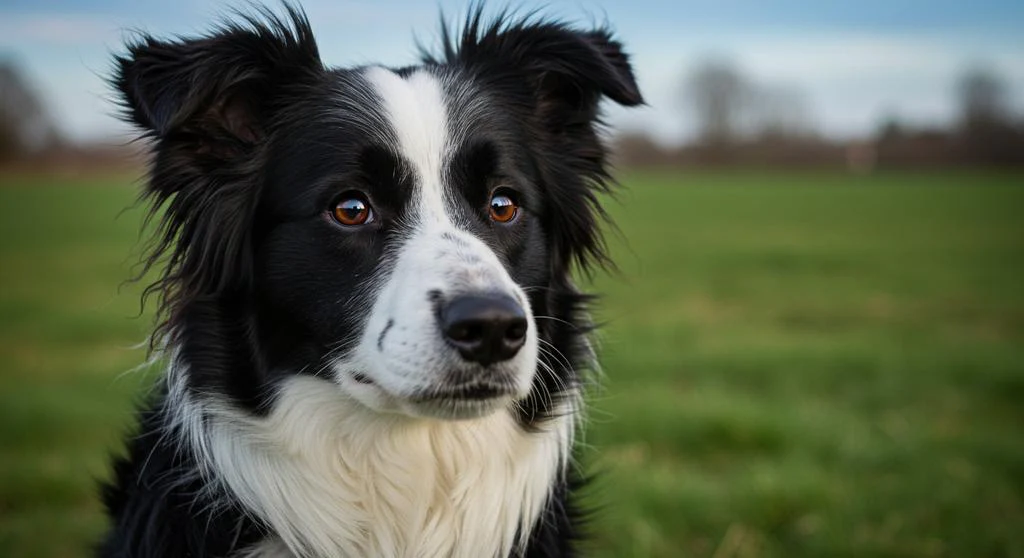
#> input picture border_collie.png, 1024 x 558 px, given in place of kuky_original.png, which was not available
$ python Intro_Pillow.py
#> lines starting #> are read from the running program, lines starting #| are printed output that depends on the picture; after the words box and inside, x2 and y2 are one past the last pixel; in counts of white or black regions, pixels touching at a corner belong together; pictures that were not available may be replaced by others from this repository, and a replacement may not be noted
import sys
import os
from PIL import Image, ImageDraw, ImageFont, ImageFilter

# podemos importar imágenes o crearlas con la librería

img1 = Image.new("RGB", (100,100), color="blue")
print("Objeto de tipo:", type(img1))
#| Objeto de tipo: <class 'PIL.Image.Image'>

# Propiedades de la imagen
print("Tamaño:", img1.size)
#| Tamaño: (100, 100)
print("Modo de color:", img1.mode)
#| Modo de color: RGB
#img1.show()---

# También podemos abrir imágenes desde nuestra computadora

# Definir las rutas de las carpetas de entrada y salida
input_folder = 'C:/Users/coach/Desktop/Python Start 2 AOC/Módulo 3 PIL'
output_folder = 'C:/Users/coach/Desktop/Python Start 2 AOC/Módulo 3 PIL/imgs_modificadas'

# Crear la carpeta de salida si no existe
if not os.path.exists(output_folder):
    os.makedirs(output_folder)

# Busca las imágenes en la carpeta de entrada y las guarda en la carpeta de salida
for filename in os.listdir(input_folder):
    if filename.lower().endswith(('.png', '.jpg', '.jpeg', '.bmp', '.gif')):
        # Construir la ruta completa de la imagen
        img_path = os.path.join(input_folder, filename)

# ----- GUARDAR LAS IMÁGENES MODIFICADAS EN UNA CARPETA -----

# creamos una función "save_image" para guardar las imágenes modificadas en la carpeta de salida
# la usaremos para este ejercicio pero recordemos que normalmente se guardan con img.save("nombre_imagen.png")

def save_image(img, filename):
    save_path = os.path.join(output_folder, filename)
    img.save(save_path)
    print(f"Guardado: {filename}")

# Abrir una imagen de la computadora
with Image.open("kuky_original.png") as border:
#> border is the input picture: PIL image 1024x558 RGB; mean R, G, B 90.5, 99.7, 79
    border.show()

'''try:
    img2 = Image.open("example.jpg")
    img2.show()
    print("Imagen existente")
except FileNotFoundError:
    print("No se encuentra la imagen")'''

# Guardar imágenes en distintos formatos

img1.save("red_image.png")
img1.save("img1_red.jpeg")
print("Se guardaron las imágenes.")

# ----- Edición de imágenes -----

border = Image.open("kuky_original.png") # imagen que usaremos en todas las ediciones

# cambiar tamaño
img3 = Image.new("RGB", (100,100), color="blue") # nueva imagen
img3_resized = img3.resize((50,50)) # imagen modificada
# img3_resized.show()

# podemos cambiarlo incluso sin conocer el tamaño original
size = border.size
#> size = (1024, 558)
new_size = (int(size[0]/5), int(size[1]/5))
#> new_size = (204, 111)
border_resized = border.resize(new_size)
#border_resized.show()
save_image(border_resized, "pequenia.png")

# Rotar imágenes (en múltiplos de 45 grados)

border_rotar1 = border.rotate(45)
border_rotar2 = border.rotate(90)
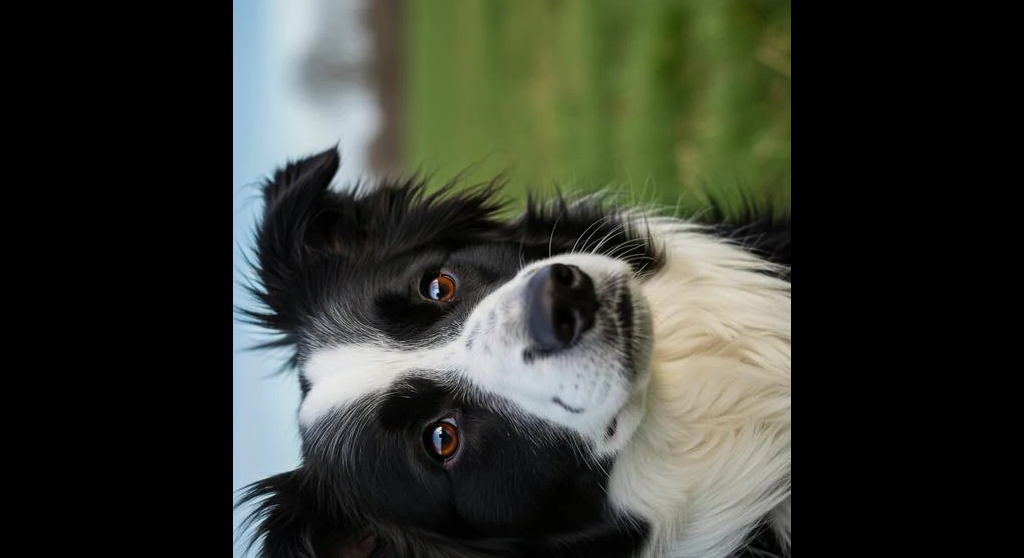
#> border_rotar2: PIL image 1024x558 RGB; mean R, G, B 53.8, 57.3, 48.6
border_rotar = border.rotate(120)
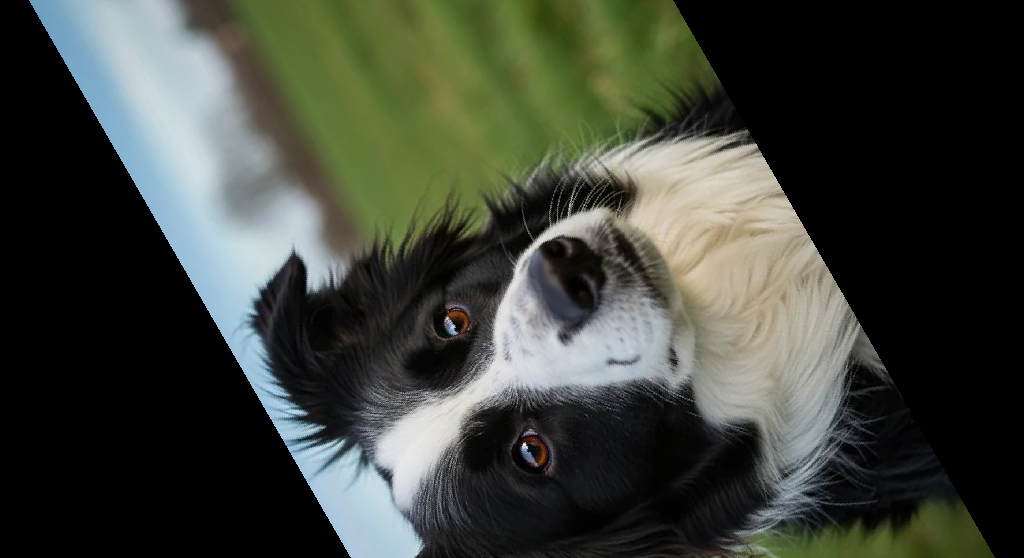
#> border_rotar: PIL image 1024x558 RGB; mean R, G, B 62.4, 66.8, 58.1
save_image(border_rotar, "kuky_rotar120.png")
save_image(border_rotar1, "kuky_rotar45.png")
save_image(border_rotar2, "kuky_rotar90.png")

# ----- Agregar texto y formas simples sbre la imagen -----

# Dibujos simples sobre una imagen
img_draw = Image.new("RGB", (120,60), color="white")
#> img_draw: PIL image 120x60 RGB; every value is 255
draw = ImageDraw.Draw(img_draw)
draw.rectangle([10,10,110,50], outline="black", width=2) # especificar [x1, y1, x2, y2]
save_image(img_draw, "dibujo1.png")
#> in save_image (call 5), `img.save(save_path)`:
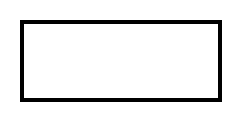
#> saved as dibujo1.png: PIL image 120x60 RGB (shown 2 times larger); 92.3% white; black in thin lines or dots, all inside (x1, y1, x2, y2) = (10, 10, 111, 51)

copia = border.copy()
rect1 = ImageDraw.Draw(copia)
rect1.rectangle([100, 900, 800, 1300], fill="blue", outline="black", width=8)
#copia.show()
save_image(copia, "kuky_rect_azul.png")

# Agregar texto sobre la imagen

# La fuente por defecto es de tamaño pequeño
font = ImageFont.truetype("arial.ttf", size=40) # hacemos el texto más grande y con fuente específica

img_text = Image.new("RGB", (120,60), color="white")
text1 = ImageDraw.Draw(img_text)
text1.text((15,20), "¡Hola!", fill="blue", font=font) # especificar coordenadas para colocarlo
save_image(img_text, "img_texto.png")

copia2 = border.copy()
copia_texto = ImageDraw.Draw(copia2)
# para poner texto muy largo usamos \n
copia_texto.text((500, 200), "Hola, me llamo Kuky \n Tengo 6 años \n Me gusta jugar con botellas de plástico ", fill="blue")
#copia2.show()
save_image(copia2, "kuky_texto.png")

# ----- Identificando las regiones de la imagen -----

# podemos colocar etiquetas en ciertas coordenadas de la imagen, como guía
print("Tamaño de la imagen:", border.size) # (900, 1600)
#| Tamaño de la imagen: (1024, 558)
img_etiquetas = border.copy()

# Agregamos etiquetas en seis puntos de la imagen
text1 = ImageDraw.Draw(img_etiquetas)
text1.text((100,100), "100, 100", fill="blue", font=font)
text2 = ImageDraw.Draw(img_etiquetas)
text2.text((100,800), "100, 800", fill="blue", font=font)

text3 = ImageDraw.Draw(img_etiquetas)
text3.text((500, 100), "500, 100", fill="blue", font=font)
text4 = ImageDraw.Draw(img_etiquetas)
text4.text((500, 800), "500, 800", fill="blue", font=font)

text5 = ImageDraw.Draw(img_etiquetas)
text5.text((100, 1400), "100, 1400", fill="blue", font=font)
text6 = ImageDraw.Draw(img_etiquetas)
text6.text((500, 1400), "500, 1400", fill="blue", font=font)

# también le ponemos un borde
print("Tamaño de la imagen:", border.size) # (900, 1600)
#| Tamaño de la imagen: (1024, 558)
borde = ImageDraw.Draw(img_etiquetas)
# dibujar rectangulo de borde alrededor de la imagen, especificando el ancho del borde
borde.rectangle([20, 20, 780, 1480], outline="red", width=8) # especificar [x1, y1, x2, y2]

# Guardar imagen con etiquetas + borde
save_image(img_etiquetas, "kuky_etiquetas.png")

# Cortar secciones de la imagen
left, top, right, bottom = 100, 100, 800, 1000 # definir la región a cortar
border_cropped = border.crop((left, top, right, bottom))
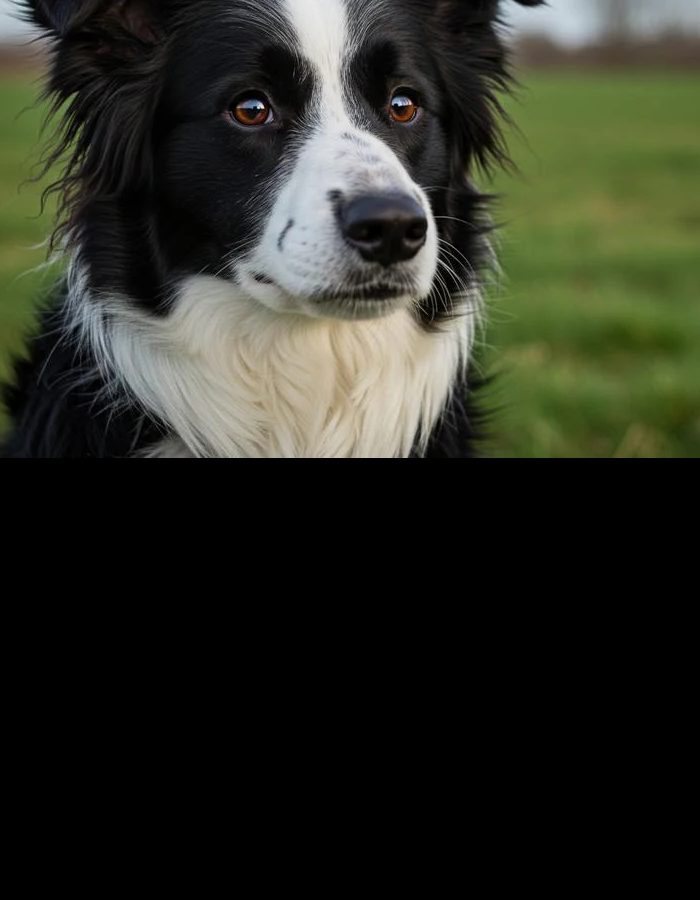
#> border_cropped: PIL image 700x900 RGB; mean R, G, B 44.3, 46.6, 36.1
#border_cropped.show()
save_image(border_cropped, "kuky_cropped.png")

# Combinar/Pegar una imagen sobre otra

border = Image.open("kuky_original.png")
dino = Image.open("dino.jpg")
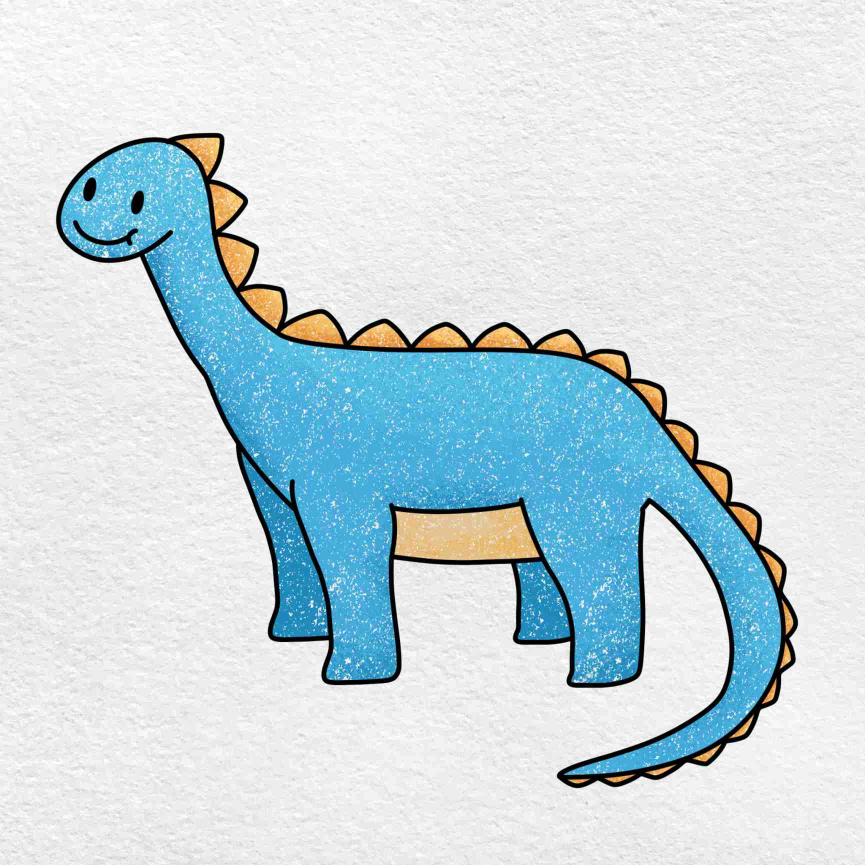
#> input picture dino.jpg, 1730 x 1730 px (shown at 1/2 size)
#> dino is the input picture: PIL image 1730x1730 RGB; mean R, G, B 201.9, 217.7, 223.3

fondo = border.copy()
top = dino.resize([500,500])

fondo.paste(top, (100,900)) # especificar la posición en donde se coloca
#fondo.show()
save_image(fondo, "kuky_dino1.png")

# Nota: Podemos crear stickers/emojis si la imagen "top" es transparente

fondo2 = border.copy()
fondo2 = fondo2.convert("RGBA")
dino_transp = Image.open("dino_transp.png")
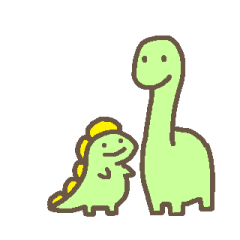
#> input picture dino_transp.png, 240 x 240 px
#> dino_transp is the input picture: PIL image 240x240 P; mean R, G, B, A 101.3, 129.1, 114.5, 66.9
dino_transp_rgba = dino_transp.convert("RGBA")
top2 = dino_transp_rgba.resize([400,400])
fondo2.paste(top2, (500, 1100), top2)
save_image(fondo2, "kuky_dino2.png")

# Combinar dibujos y texto
img_draw2 = Image.new("RGB", (200,200), color="white")
#> img_draw2: PIL image 200x200 RGB; every value is 255
draw2 = ImageDraw.Draw(img_draw2)
draw2.rectangle([10,10,110,50], outline="blue", width=8)
draw2.text((15,20), "Combinamos imágenes y texto", fill="green")
save_image(img_draw2, "img_dibujo_texto.png")
#> in save_image (call 13), `img.save(save_path)`:
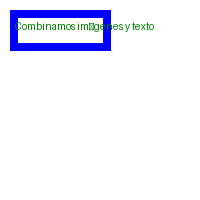
#> saved as img_dibujo_texto.png: PIL image 200x200 RGB; mean R, G, B 240.2, 241.3, 252.9

# Combinar texto y stickers
img_texto_sticker = border.copy()
draw_kuky = ImageDraw.Draw(img_texto_sticker)
draw_kuky.rectangle([400, 1000, 800, 1400], outline="black", fill="green")
draw_kuky.text((500, 900), "Hola", fill="blue", font=font)
#img_texto_sticker.show()
save_image(img_texto_sticker, "kuky_texto_sticker.png")

exit()
#> (the program exits here)
